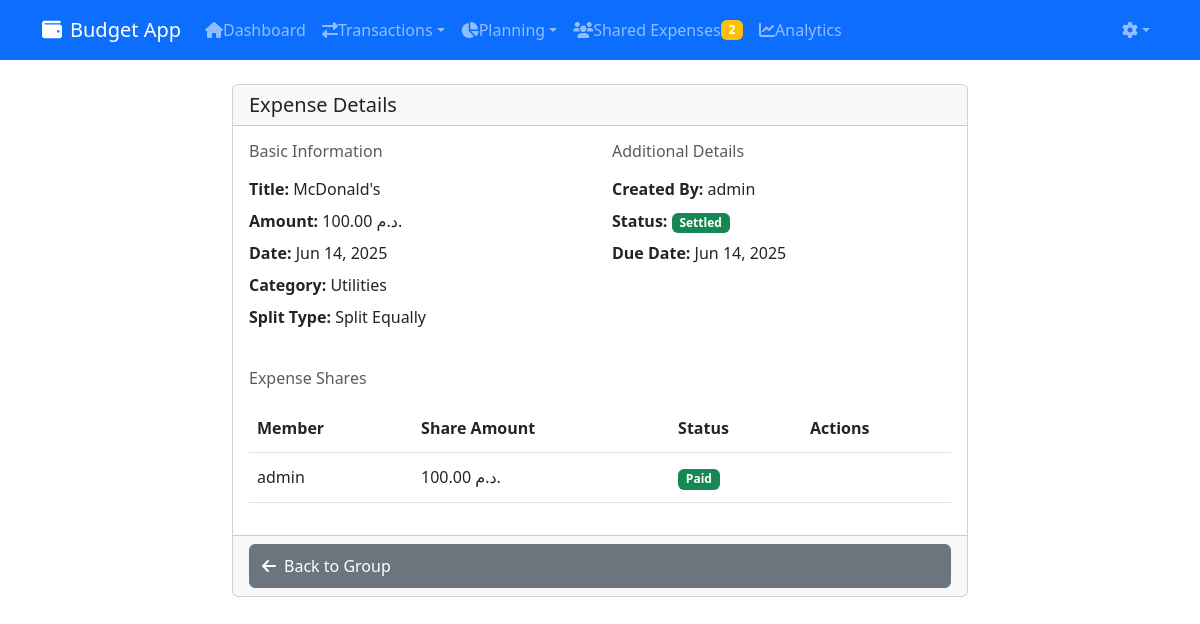
/expense-groups/1/expenses/1/ (signed in), run on the app's committed database.
### core/models.py (models this page shows, shortened)
class SharedExpense(models.Model):
    STATUS_CHOICES = [
        ('PENDING', 'Pending'),
        ('PARTIALLY_PAID', 'Partially Paid'),
        ('PAID', 'Paid'),
        ('SETTLED', 'Settled'),
    ]
    SPLIT_TYPE_CHOICES = [
        ('EQUAL', 'Split Equally'),
        ('PERCENTAGE', 'Split by Percentage'),
        ('CUSTOM', 'Custom Split'),
    ]
    title = models.CharField(max_length=255)
    amount = models.DecimalField(max_digits=10, decimal_places=2)
    description = models.TextField(blank=True)
    date = models.DateField()
    created_at = models.DateTimeField(auto_now_add=True)
    due_date = models.DateField(null=True, blank=True)
    category = models.ForeignKey('Category', on_delete=models.SET_NULL, null=True)
    created_by = models.ForeignKey(User, on_delete=models.CASCADE, related_name='created_shared_expenses')
    group = models.ForeignKey(ExpenseGroup, on_delete=models.CASCADE)
    status = models.CharField(max_length=15, choices=STATUS_CHOICES, default='PENDING')
    split_type = models.CharField(max_length=10, choices=SPLIT_TYPE_CHOICES, default='EQUAL')
    receipt = models.ImageField(upload_to='shared_expense_receipts/', null=True, blank=True)

class Category(models.Model):
    TYPE_CHOICES = [
        ('income', 'Income'),
        ('expense', 'Expense')
    ]
    user = models.ForeignKey(User, on_delete=models.CASCADE)
    name = models.CharField(max_length=100)
    type = models.CharField(max_length=7, choices=TYPE_CHOICES)

class ExpenseShare(models.Model):
    STATUS_CHOICES = [
        ('PENDING', 'Pending'),
        ('PAID', 'Paid'),
    ]
    expense = models.ForeignKey(SharedExpense, on_delete=models.CASCADE, related_name='shares')
    user = models.ForeignKey(User, on_delete=models.CASCADE)
    amount = models.DecimalField(max_digits=10, decimal_places=2)
    status = models.CharField(max_length=10, choices=STATUS_CHOICES, default='PENDING')
    paid_at = models.DateTimeField(null=True, blank=True)
    payment_proof = models.ImageField(upload_to='payment_proofs/', null=True, blank=True)
    notes = models.TextField(blank=True)
    class Meta:
        unique_together = ['expense', 'user']

### core/views.py (the view)
# urls.py: path('expense-groups/<int:group_pk>/expenses/<int:pk>/', views.shared_expense_detail, name='shared-expense-detail'),
@login_required
def shared_expense_detail(request, group_pk, pk):
    expense = get_object_or_404(SharedExpense, pk=pk, group_id=group_pk)
    if not expense.group.members.filter(id=request.user.id).exists():
        messages.error(request, 'You do not have access to this expense')
        return redirect('expense-groups')
    return render(request, 'core/shared_expense_detail.html', {'expense': expense})

### core/templatetags/currency_format.py (called while the page is built)
@register.filter(name='currency')
def currency(value):
    try:
        value = float(value)
        formatted_value = floatformat(value, settings.CURRENCY_DECIMAL_PLACES)
        parts = str(formatted_value).split('.')
        integer_part = parts[0]
        formatted_integer = ''
        for i, digit in enumerate(reversed(integer_part)):
            if i > 0 and i % 3 == 0:
                formatted_integer = settings.CURRENCY_THOUSAND_SEPARATOR + formatted_integer
            formatted_integer = digit + formatted_integer
        if len(parts) > 1:
            formatted_value = f"{formatted_integer}{settings.CURRENCY_DECIMAL_SEPARATOR}{parts[1]}"
        else:
            formatted_value = formatted_integer
        return f"{formatted_value} {settings.CURRENCY_SYMBOL}"
    except (ValueError, TypeError):
        return ''

### core/templates/core/shared_expense_detail.html (shortened to what this page needs)
{% extends 'core/base.html' %}
{% load currency_format %}
{% block content %}
<div class="row justify-content-center">
    <div class="col-md-8">
        <div class="card">
            <div class="card-header d-flex justify-content-between align-items-center">
                <h5 class="mb-0">Expense Details</h5>
            </div>
            <div class="card-body">
                <div class="row mb-4">
                    <div class="col-md-6">
                        <h6 class="text-muted mb-3">Basic Information</h6>
                        <ul class="list-unstyled">
                            <li class="mb-2">
                                <strong>Title:</strong> {{ expense.title }}
                            </li>
                            <li class="mb-2">
                                <strong>Amount:</strong> {{ expense.amount|currency }}
                            </li>
                            <li class="mb-2">
                                <strong>Date:</strong> {{ expense.date|date:"M d, Y" }}
                            </li>
                            <li class="mb-2">
                                <strong>Category:</strong>
                                {% if expense.category %}
                                {{ expense.category.name }}
                                {% else %}
                                <span class="text-muted">Uncategorized</span>
                                {% endif %}
                            </li>
                            <li class="mb-2">
                                <strong>Split Type:</strong> {{ expense.get_split_type_display }}
                            </li>
                        </ul>
                    </div>
                    <div class="col-md-6">
                        <h6 class="text-muted mb-3">Additional Details</h6>
                        <ul class="list-unstyled">
                            <li class="mb-2">
                                <strong>Created By:</strong> {{ expense.created_by.get_full_name|default:expense.created_by.username }}
                            </li>
                            <li class="mb-2">
                                <strong>Status:</strong>
                                <span class="badge {% if expense.status == 'SETTLED' %}bg-success{% elif expense.status == 'PARTIALLY_PAID' %}bg-warning{% else %}bg-danger{% endif %}">
                                    {{ expense.get_status_display }}
                                </span>
                            </li>
                            {% if expense.due_date %}
                            <li class="mb-2">
                                <strong>Due Date:</strong> {{ expense.due_date|date:"M d, Y" }}
                            </li>
                            {% endif %}
                        </ul>
                    </div>
                </div>
                <h6 class="text-muted mb-3">Expense Shares</h6>
                <div class="table-responsive">
                    <table class="table">
                        <thead>
                            <tr>
                                <th>Member</th>
                                <th>Share Amount</th>
                                <th>Status</th>
                                <th>Actions</th>
                            </tr>
                        </thead>
                        <tbody>
                            {% for share in expense.shares.all %}
                            <tr>
                                <td>{{ share.user.get_full_name|default:share.user.username }}</td>
                                <td>{{ share.amount|currency }}</td>
                                <td>
                                    <span class="badge {% if share.status == 'PAID' %}bg-success{% else %}bg-warning{% endif %}">
                                        {{ share.get_status_display }}
                                    </span>
                                </td>
                                <td>
                                </td>
                            </tr>
                            {% endfor %}
                        </tbody>
                    </table>
                </div>
            </div>
            <div class="card-footer">
                <a href="{% url 'expense-group-detail' expense.group.id %}" class="btn btn-secondary">
                    <i class="fas fa-arrow-left me-2"></i>Back to Group
                </a>
            </div>
        </div>
    </div>
</div>
{% endblock %}

### core/templates/core/base.html (style rules this page uses)
@media (hover: none) { .nav-link, .btn { min-height: 44px; min-width: 44px; display: flex; align-items: center; } }
@media (hover: none) { .table td, .table th { padding: 12px 8px; } }

### data on the page
SharedExpense: title "McDonald's", amount "100.00 د.م.", date "Jun 14, 2025", category.name "Utilities", split_type "Split Equally", created_by.get_full_name "admin", status "Settled", due_date "Jun 14, 2025"
ExpenseShare: user.get_full_name "admin", amount "100.00 د.م.", status "Paid"

### other printed values
{{ pending_count }} "2"
